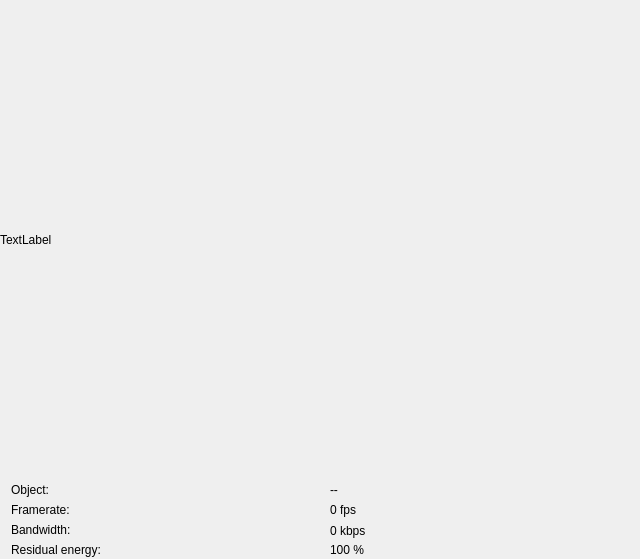
<?xml version="1.0" encoding="UTF-8"?>
<ui version="4.0">
 <class>CameraView</class>
 <widget class="QWidget" name="CameraView">
  <property name="windowModality">
   <enum>Qt::NonModal</enum>
  </property>
  <property name="geometry">
   <rect>
    <x>0</x>
    <y>0</y>
    <width>640</width>
    <height>559</height>
   </rect>
  </property>
  <property name="sizePolicy">
   <sizepolicy hsizetype="Fixed" vsizetype="Fixed">
    <horstretch>0</horstretch>
    <verstretch>0</verstretch>
   </sizepolicy>
  </property>
  <property name="minimumSize">
   <size>
    <width>640</width>
    <height>550</height>
   </size>
  </property>
  <property name="maximumSize">
   <size>
    <width>660</width>
    <height>650</height>
   </size>
  </property>
  <property name="mouseTracking">
   <bool>false</bool>
  </property>
  <property name="windowTitle">
   <string>Form</string>
  </property>
  <widget class="QLabel" name="recognition_result">
   <property name="geometry">
    <rect>
     <x>330</x>
     <y>480</y>
     <width>317</width>
     <height>20</height>
    </rect>
   </property>
   <property name="minimumSize">
    <size>
     <width>317</width>
     <height>20</height>
    </size>
   </property>
   <property name="text">
    <string>--</string>
   </property>
  </widget>
  <widget class="QLabel" name="label_3">
   <property name="geometry">
    <rect>
     <x>11</x>
     <y>520</y>
     <width>317</width>
     <height>20</height>
    </rect>
   </property>
   <property name="minimumSize">
    <size>
     <width>317</width>
     <height>20</height>
    </size>
   </property>
   <property name="text">
    <string>Bandwidth:</string>
   </property>
  </widget>
  <widget class="QLabel" name="label_image">
   <property name="geometry">
    <rect>
     <x>0</x>
     <y>0</y>
     <width>640</width>
     <height>480</height>
    </rect>
   </property>
   <property name="sizePolicy">
    <sizepolicy hsizetype="Fixed" vsizetype="Fixed">
     <horstretch>0</horstretch>
     <verstretch>0</verstretch>
    </sizepolicy>
   </property>
   <property name="minimumSize">
    <size>
     <width>640</width>
     <height>480</height>
    </size>
   </property>
   <property name="maximumSize">
    <size>
     <width>640</width>
     <height>480</height>
    </size>
   </property>
   <property name="text">
    <string>TextLabel</string>
   </property>
  </widget>
  <widget class="QLabel" name="label_bandwidth">
   <property name="geometry">
    <rect>
     <x>330</x>
     <y>520</y>
     <width>317</width>
     <height>21</height>
    </rect>
   </property>
   <property name="minimumSize">
    <size>
     <width>317</width>
     <height>20</height>
    </size>
   </property>
   <property name="text">
    <string>0 kbps</string>
   </property>
  </widget>
  <widget class="QLabel" name="label_2">
   <property name="geometry">
    <rect>
     <x>11</x>
     <y>500</y>
     <width>317</width>
     <height>20</height>
    </rect>
   </property>
   <property name="minimumSize">
    <size>
     <width>317</width>
     <height>20</height>
    </size>
   </property>
   <property name="text">
    <string>Framerate:</string>
   </property>
  </widget>
  <widget class="QLabel" name="label_4">
   <property name="geometry">
    <rect>
     <x>11</x>
     <y>540</y>
     <width>317</width>
     <height>20</height>
    </rect>
   </property>
   <property name="minimumSize">
    <size>
     <width>317</width>
     <height>20</height>
    </size>
   </property>
   <property name="text">
    <string>Residual energy:</string>
   </property>
  </widget>
  <widget class="QLabel" name="label_energy">
   <property name="geometry">
    <rect>
     <x>330</x>
     <y>540</y>
     <width>311</width>
     <height>20</height>
    </rect>
   </property>
   <property name="text">
    <string>100 %</string>
   </property>
  </widget>
  <widget class="QLabel" name="recognition_label">
   <property name="geometry">
    <rect>
     <x>11</x>
     <y>480</y>
     <width>317</width>
     <height>20</height>
    </rect>
   </property>
   <property name="sizePolicy">
    <sizepolicy hsizetype="Preferred" vsizetype="Preferred">
     <horstretch>0</horstretch>
     <verstretch>0</verstretch>
    </sizepolicy>
   </property>
   <property name="minimumSize">
    <size>
     <width>317</width>
     <height>20</height>
    </size>
   </property>
   <property name="text">
    <string>Object:</string>
   </property>
  </widget>
  <widget class="QLabel" name="label_frameRate">
   <property name="geometry">
    <rect>
     <x>330</x>
     <y>500</y>
     <width>317</width>
     <height>20</height>
    </rect>
   </property>
   <property name="minimumSize">
    <size>
     <width>317</width>
     <height>20</height>
    </size>
   </property>
   <property name="text">
    <string>0 fps</string>
   </property>
  </widget>
 </widget>
 <resources/>
 <connections/>
</ui>
